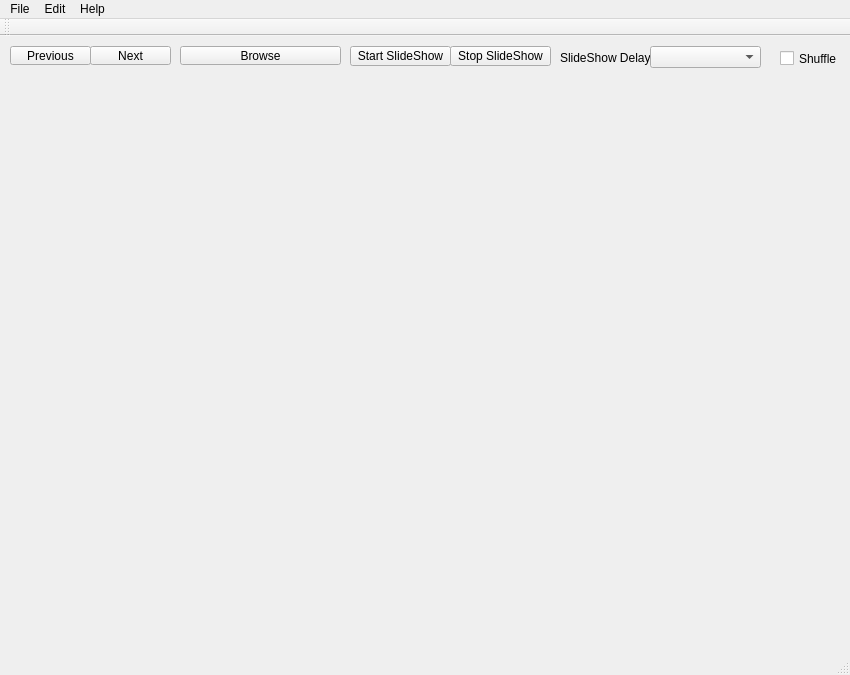
<?xml version="1.0" encoding="UTF-8"?>
<ui version="4.0">
 <class>ImageViewer</class>
 <widget class="QMainWindow" name="ImageViewer">
  <property name="geometry">
   <rect>
    <x>0</x>
    <y>0</y>
    <width>850</width>
    <height>675</height>
   </rect>
  </property>
  <property name="minimumSize">
   <size>
    <width>850</width>
    <height>675</height>
   </size>
  </property>
  <property name="windowTitle">
   <string>ImageViewer</string>
  </property>
  <widget class="QWidget" name="centralWidget">
   <widget class="QToolButton" name="browseButton">
    <property name="geometry">
     <rect>
      <x>180</x>
      <y>10</y>
      <width>161</width>
      <height>19</height>
     </rect>
    </property>
    <property name="text">
     <string>Browse</string>
    </property>
   </widget>
   <widget class="QLabel" name="imageLabel">
    <property name="geometry">
     <rect>
      <x>25</x>
      <y>75</y>
      <width>800</width>
      <height>600</height>
     </rect>
    </property>
    <property name="text">
     <string/>
    </property>
    <property name="alignment">
     <set>Qt::AlignCenter</set>
    </property>
   </widget>
   <widget class="QLabel" name="fileNameLabel">
    <property name="geometry">
     <rect>
      <x>10</x>
      <y>40</y>
      <width>830</width>
      <height>25</height>
     </rect>
    </property>
    <property name="font">
     <font>
      <pointsize>12</pointsize>
     </font>
    </property>
    <property name="text">
     <string/>
    </property>
    <property name="alignment">
     <set>Qt::AlignCenter</set>
    </property>
   </widget>
   <widget class="QToolButton" name="previousButton">
    <property name="geometry">
     <rect>
      <x>10</x>
      <y>10</y>
      <width>81</width>
      <height>19</height>
     </rect>
    </property>
    <property name="focusPolicy">
     <enum>Qt::TabFocus</enum>
    </property>
    <property name="text">
     <string>Previous</string>
    </property>
   </widget>
   <widget class="QToolButton" name="nextButton">
    <property name="geometry">
     <rect>
      <x>90</x>
      <y>10</y>
      <width>81</width>
      <height>19</height>
     </rect>
    </property>
    <property name="text">
     <string>Next</string>
    </property>
   </widget>
   <widget class="QToolButton" name="startSlideShowButton">
    <property name="geometry">
     <rect>
      <x>350</x>
      <y>10</y>
      <width>101</width>
      <height>20</height>
     </rect>
    </property>
    <property name="text">
     <string>Start SlideShow</string>
    </property>
   </widget>
   <widget class="QToolButton" name="stopSlideShowButton">
    <property name="geometry">
     <rect>
      <x>450</x>
      <y>10</y>
      <width>101</width>
      <height>20</height>
     </rect>
    </property>
    <property name="text">
     <string>Stop SlideShow</string>
    </property>
   </widget>
   <widget class="QLabel" name="delayLabel">
    <property name="geometry">
     <rect>
      <x>560</x>
      <y>11</y>
      <width>91</width>
      <height>21</height>
     </rect>
    </property>
    <property name="text">
     <string>SlideShow Delay:</string>
    </property>
   </widget>
   <widget class="QComboBox" name="delayComboBox">
    <property name="geometry">
     <rect>
      <x>650</x>
      <y>10</y>
      <width>111</width>
      <height>22</height>
     </rect>
    </property>
   </widget>
   <widget class="QCheckBox" name="shuffleCheckBox">
    <property name="geometry">
     <rect>
      <x>780</x>
      <y>12</y>
      <width>61</width>
      <height>21</height>
     </rect>
    </property>
    <property name="text">
     <string>Shuffle</string>
    </property>
   </widget>
  </widget>
  <widget class="QMenuBar" name="menuBar">
   <property name="geometry">
    <rect>
     <x>0</x>
     <y>0</y>
     <width>850</width>
     <height>21</height>
    </rect>
   </property>
   <widget class="QMenu" name="menuFile">
    <property name="title">
     <string>File</string>
    </property>
    <addaction name="actionBrowse"/>
    <addaction name="separator"/>
    <addaction name="actionExit"/>
   </widget>
   <widget class="QMenu" name="menuEdit">
    <property name="title">
     <string>Edit</string>
    </property>
    <addaction name="actionPrevious"/>
    <addaction name="actionNext"/>
    <addaction name="separator"/>
    <addaction name="actionStart_SlideShow"/>
    <addaction name="actionStop_SlideShow"/>
   </widget>
   <widget class="QMenu" name="menuHelp">
    <property name="title">
     <string>Help</string>
    </property>
    <addaction name="actionAbout"/>
   </widget>
   <addaction name="menuFile"/>
   <addaction name="menuEdit"/>
   <addaction name="menuHelp"/>
  </widget>
  <widget class="QToolBar" name="mainToolBar">
   <attribute name="toolBarArea">
    <enum>TopToolBarArea</enum>
   </attribute>
   <attribute name="toolBarBreak">
    <bool>false</bool>
   </attribute>
  </widget>
  <widget class="QStatusBar" name="statusBar"/>
  <action name="actionAbout">
   <property name="text">
    <string>About</string>
   </property>
  </action>
  <action name="actionBrowse">
   <property name="text">
    <string>Browse</string>
   </property>
  </action>
  <action name="actionPrevious">
   <property name="text">
    <string>Previous</string>
   </property>
  </action>
  <action name="actionNext">
   <property name="text">
    <string>Next</string>
   </property>
  </action>
  <action name="actionStart_SlideShow">
   <property name="text">
    <string>Start SlideShow</string>
   </property>
  </action>
  <action name="actionStop_SlideShow">
   <property name="text">
    <string>Stop SlideShow</string>
   </property>
  </action>
  <action name="actionExit">
   <property name="text">
    <string>Exit</string>
   </property>
  </action>
 </widget>
 <layoutdefault spacing="6" margin="11"/>
 <resources/>
 <connections/>
</ui>
